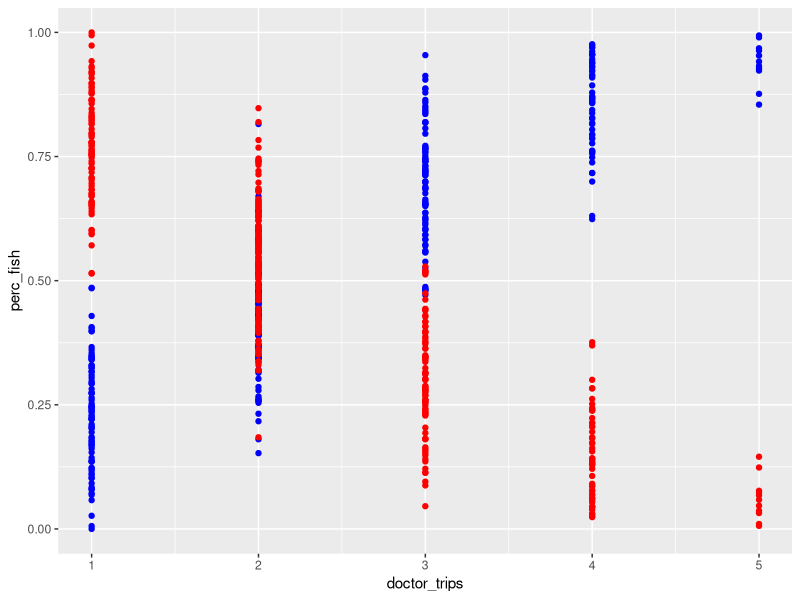

Recreate this plot in R.
## ---- chunk 1
knitr::opts_chunk$set(echo = TRUE)
## ---- chunk 2
#load tidyverse
library(tidyverse)

# assign data set to variable "sick"

sick<-read_csv("sick_data.csv")

## ---- chunk 3
# use base R "hist" function


## ---- chunk 4

# Data set: "data=sick"              (the data set)
# Aesthetics: "mapping=aes(x=age)"   (the stuff you see)
# Geoms: "geom_histogram()"          (what type of plot)

# Notice that the "+" is used to chain functions together in ggplot



# 'bins' refers to the number of ranges data can fall in
## ---- chunk 5
# add color and fill attributes to geom_histogram()



## ---- chunk 6

# chain "labs()" to the plot code





## ---- chunk 7




## ---- chunk 8

# use ggplot with geom_point()

ggplot(data=sick)+
  geom_point(mapping=aes(x=doctor_trips, y=perc_fish), color="blue")+
  geom_point(mapping=aes(x=doctor_trips, y=perc_plant), color="red")




## ---- chunk 9

#add color attribute to geom_point, and chain labs() at the end


## ---- chunk 10

# What two variables might be useful in solving the mystery? Try multiple combinations if needed.


## ---- chunk 11



## ---- chunk 12

# use ggplot with geom_bar function. stat="identity" means use the data values from the data set for the y-axis, rather than count




## ---- chunk 13

#add labs()


## ---- chunk 14

# create your subset of data from 'sick' first, then group_by/summarize



# now use this subset for generating the bar plot



## ---- chunk 15

# create a plot, but assign it to a variable



# use ggsave to save it to a file


